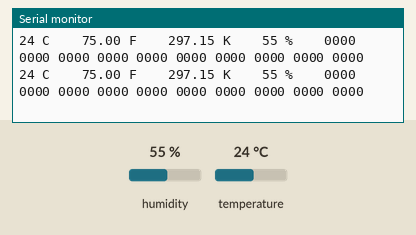
Recording of a sketch running on a simulated Arduino Uno, built with avr-gcc and run on an emulated ATmega328P. On the bench: the last lines printed to the serial monitor. The inputs (shaded band) are chosen by the test bench; at power-on: humidity 55 %, temperature 24 °C.

Above: at 5.8 s.
5.9 s: humidity set to 22 %
At 10.4 s:
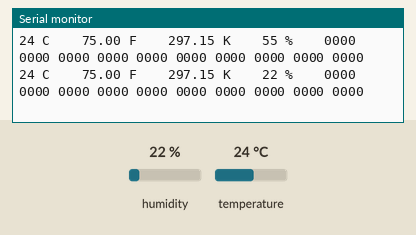
11.9 s: temperature set to 12 °C
At 15.8 s:
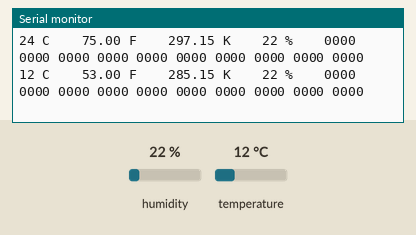
17.9 s: humidity set to 40 %
At 21.1 s:
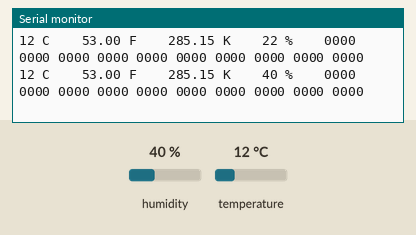
Timing chart, 0 to 22.6 s (numbered marks = the images above; inputs shaded):
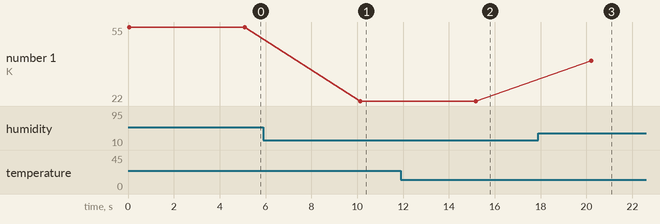

Measured:
- after the input at 5.9 s, the serial monitor: prints a new line after 4.2 s (image 1)
- after the input at 11.9 s, the serial monitor: prints a new line after 3.3 s (image 2)
- after the input at 17.9 s, the serial monitor: prints a new line after 2.3 s (image 3)
- plotted number 1: 55 → 22 after the input at 5.9 s, 22 → 40 after the input at 17.9 s

The sketch:

temperatureHumidityDisplay.ino
```cpp
//www.elegoo.com
//2016.12.9

#include <SimpleDHT.h>

/* Tech Specs
3 to 5V power and I/O
2.5mA max current use during conversion (while requesting data)
Good for 20-80% humidity readings with 5% accuracy
Good for 0-50°C temperature readings ±2°C accuracy
No more than 1 Hz sampling rate (once every second)
Body size 15.5mm x 12mm x 5.5mm
4 pins with 0.1" spacing
*/

// for DHT11,
//      VCC: 5V
//      GND: GND
//      DATA: 2
int pinDHT11 = 2;
SimpleDHT11 dht11;

void setup() {
  Serial.begin(9600);

  Serial.print("Celcius"); Serial.print("\t\t");
  Serial.print("Fahrenheit"); Serial.print("\t");
  Serial.print("Kelvin"); Serial.print("\t\t");
  Serial.print("Humidity"); Serial.print("\t");
  Serial.print("Raw Data");
  Serial.println("");
}

void loop() {
  // read with raw sample data.
  byte rawTemperature = 0;
  byte rawHumidity = 0;
  byte data[40] = {0};

  if (dht11.read(pinDHT11, &rawTemperature, &rawHumidity, data)) {
    Serial.print("Read DHT11 failed");
    return;
  }

  int temperature = (int) rawTemperature;
  int humidity = (int) rawHumidity;

  int celcius = temperature;
  float fahrenheit = (celcius * 9 / 5) + 32;
  float kelvin = ((float) celcius) + 273.15;

  Serial.print(celcius); Serial.print(" C"); Serial.print("\t\t");
  Serial.print(fahrenheit); Serial.print(" F"); Serial.print("\t\t");
  Serial.print(kelvin); Serial.print(" K"); Serial.print("\t\t");
  Serial.print(humidity); Serial.print(" %"); Serial.print("\t\t");

  //raw data output
  for (int i = 0; i < 40; i++) {
    Serial.print((int)data[i]);
    if (i > 0 && ((i + 1) % 4) == 0) {
      Serial.print(' '); //output each four set of bits
    }
  }
  Serial.println("");

  // DHT11 sampling rate is 1HZ.
  delay(1000 * 5);
}
```
